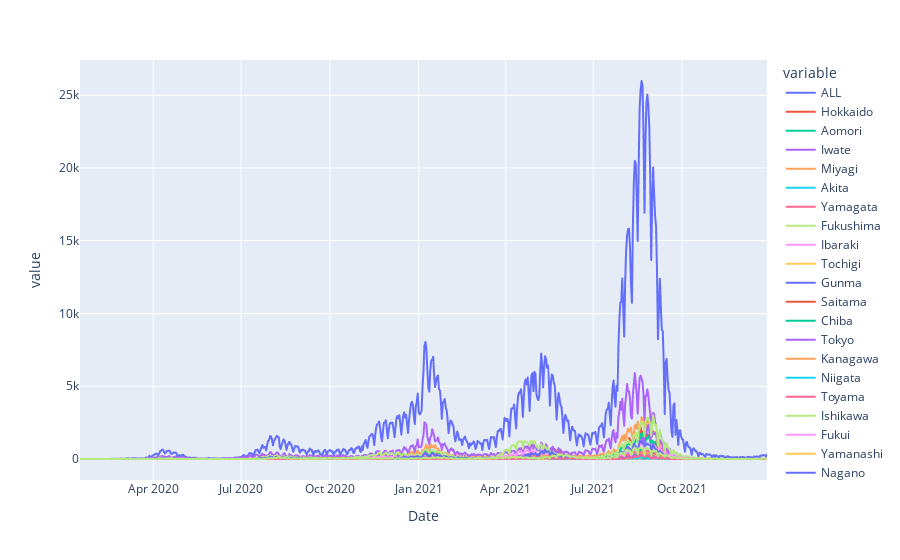

Here is the notebook cell this chart was saved with:
### Code cell
px.line(df, )

### Figure 1 — Plotly figure (JSON) as saved in the notebook; plotly's stock layout.template omitted (floating-point values rounded to 4 significant figures; data arrays with more than 128 entries replaced by an {"elided": "..."} marker saying what was removed)
{"data": [{"hovertemplate": "variable=ALL<br>Date=%{x}<br>value=%{y}<extra></extra>", "legendgroup": "ALL", "line": {"color": "#636efa", "dash": "solid"}, "marker": {"symbol": "circle"}, "mode": "lines", "name": "ALL", "showlegend": true, "type": "scattergl", "x": {"elided": "713 str values"}, "xaxis": "x", "y": {"elided": "713 int values"}, "yaxis": "y"}, {"hovertemplate": "variable=Hokkaido<br>Date=%{x}<br>value=%{y}<extra></extra>", "legendgroup": "Hokkaido", "line": {"color": "#EF553B", "dash": "solid"}, "marker": {"symbol": "circle"}, "mode": "lines", "name": "Hokkaido", "showlegend": true, "type": "scattergl", "x": {"elided": "713 str values"}, "xaxis": "x", "y": {"elided": "713 int values"}, "yaxis": "y"}, {"hovertemplate": "variable=Aomori<br>Date=%{x}<br>value=%{y}<extra></extra>", "legendgroup": "Aomori", "line": {"color": "#00cc96", "dash": "solid"}, "marker": {"symbol": "circle"}, "mode": "lines", "name": "Aomori", "showlegend": true, "type": "scattergl", "x": {"elided": "713 str values"}, "xaxis": "x", "y": {"elided": "713 int values"}, "yaxis": "y"}, {"hovertemplate": "variable=Iwate<br>Date=%{x}<br>value=%{y}<extra></extra>", "legendgroup": "Iwate", "line": {"color": "#ab63fa", "dash": "solid"}, "marker": {"symbol": "circle"}, "mode": "lines", "name": "Iwate", "showlegend": true, "type": "scattergl", "x": {"elided": "713 str values"}, "xaxis": "x", "y": {"elided": "713 int values"}, "yaxis": "y"}, {"hovertemplate": "variable=Miyagi<br>Date=%{x}<br>value=%{y}<extra></extra>", "legendgroup": "Miyagi", "line": {"color": "#FFA15A", "dash": "solid"}, "marker": {"symbol": "circle"}, "mode": "lines", "name": "Miyagi", "showlegend": true, "type": "scattergl", "x": {"elided": "713 str values"}, "xaxis": "x", "y": {"elided": "713 int values"}, "yaxis": "y"}, {"hovertemplate": "variable=Akita<br>Date=%{x}<br>value=%{y}<extra></extra>", "legendgroup": "Akita", "line": {"color": "#19d3f3", "dash": "solid"}, "marker": {"symbol": "circle"}, "mode": "lines", "name": "Akita", "showlegend": true, "type": "scattergl", "x": {"elided": "713 str values"}, "xaxis": "x", "y": {"elided": "713 int values"}, "yaxis": "y"}, {"hovertemplate": "variable=Yamagata<br>Date=%{x}<br>value=%{y}<extra></extra>", "legendgroup": "Yamagata", "line": {"color": "#FF6692", "dash": "solid"}, "marker": {"symbol": "circle"}, "mode": "lines", "name": "Yamagata", "showlegend": true, "type": "scattergl", "x": {"elided": "713 str values"}, "xaxis": "x", "y": {"elided": "713 int values"}, "yaxis": "y"}, {"hovertemplate": "variable=Fukushima<br>Date=%{x}<br>value=%{y}<extra></extra>", "legendgroup": "Fukushima", "line": {"color": "#B6E880", "dash": "solid"}, "marker": {"symbol": "circle"}, "mode": "lines", "name": "Fukushima", "showlegend": true, "type": "scattergl", "x": {"elided": "713 str values"}, "xaxis": "x", "y": {"elided": "713 int values"}, "yaxis": "y"}, {"hovertemplate": "variable=Ibaraki<br>Date=%{x}<br>value=%{y}<extra></extra>", "legendgroup": "Ibaraki", "line": {"color": "#FF97FF", "dash": "solid"}, "marker": {"symbol": "circle"}, "mode": "lines", "name": "Ibaraki", "showlegend": true, "type": "scattergl", "x": {"elided": "713 str values"}, "xaxis": "x", "y": {"elided": "713 int values"}, "yaxis": "y"}, {"hovertemplate": "variable=Tochigi<br>Date=%{x}<br>value=%{y}<extra></extra>", "legendgroup": "Tochigi", "line": {"color": "#FECB52", "dash": "solid"}, "marker": {"symbol": "circle"}, "mode": "lines", "name": "Tochigi", "showlegend": true, "type": "scattergl", "x": {"elided": "713 str values"}, "xaxis": "x", "y": {"elided": "713 int values"}, "yaxis": "y"}, {"hovertemplate": "variable=Gunma<br>Date=%{x}<br>value=%{y}<extra></extra>", "legendgroup": "Gunma", "line": {"color": "#636efa", "dash": "solid"}, "marker": {"symbol": "circle"}, "mode": "lines", "name": "Gunma", "showlegend": true, "type": "scattergl", "x": {"elided": "713 str values"}, "xaxis": "x", "y": {"elided": "713 int values"}, "yaxis": "y"}, {"hovertemplate": "variable=Saitama<br>Date=%{x}<br>value=%{y}<extra></extra>", "legendgroup": "Saitama", "line": {"color": "#EF553B", "dash": "solid"}, "marker": {"symbol": "circle"}, "mode": "lines", "name": "Saitama", "showlegend": true, "type": "scattergl", "x": {"elided": "713 str values"}, "xaxis": "x", "y": {"elided": "713 int values"}, "yaxis": "y"}, {"hovertemplate": "variable=Chiba<br>Date=%{x}<br>value=%{y}<extra></extra>", "legendgroup": "Chiba", "line": {"color": "#00cc96", "dash": "solid"}, "marker": {"symbol": "circle"}, "mode": "lines", "name": "Chiba", "showlegend": true, "type": "scattergl", "x": {"elided": "713 str values"}, "xaxis": "x", "y": {"elided": "713 int values"}, "yaxis": "y"}, {"hovertemplate": "variable=Tokyo<br>Date=%{x}<br>value=%{y}<extra></extra>", "legendgroup": "Tokyo", "line": {"color": "#ab63fa", "dash": "solid"}, "marker": {"symbol": "circle"}, "mode": "lines", "name": "Tokyo", "showlegend": true, "type": "scattergl", "x": {"elided": "713 str values"}, "xaxis": "x", "y": {"elided": "713 int values"}, "yaxis": "y"}, {"hovertemplate": "variable=Kanagawa<br>Date=%{x}<br>value=%{y}<extra></extra>", "legendgroup": "Kanagawa", "line": {"color": "#FFA15A", "dash": "solid"}, "marker": {"symbol": "circle"}, "mode": "lines", "name": "Kanagawa", "showlegend": true, "type": "scattergl", "x": {"elided": "713 str values"}, "xaxis": "x", "y": {"elided": "713 int values"}, "yaxis": "y"}, {"hovertemplate": "variable=Niigata<br>Date=%{x}<br>value=%{y}<extra></extra>", "legendgroup": "Niigata", "line": {"color": "#19d3f3", "dash": "solid"}, "marker": {"symbol": "circle"}, "mode": "lines", "name": "Niigata", "showlegend": true, "type": "scattergl", "x": {"elided": "713 str values"}, "xaxis": "x", "y": {"elided": "713 int values"}, "yaxis": "y"}, {"hovertemplate": "variable=Toyama<br>Date=%{x}<br>value=%{y}<extra></extra>", "legendgroup": "Toyama", "line": {"color": "#FF6692", "dash": "solid"}, "marker": {"symbol": "circle"}, "mode": "lines", "name": "Toyama", "showlegend": true, "type": "scattergl", "x": {"elided": "713 str values"}, "xaxis": "x", "y": {"elided": "713 int values"}, "yaxis": "y"}, {"hovertemplate": "variable=Ishikawa<br>Date=%{x}<br>value=%{y}<extra></extra>", "legendgroup": "Ishikawa", "line": {"color": "#B6E880", "dash": "solid"}, "marker": {"symbol": "circle"}, "mode": "lines", "name": "Ishikawa", "showlegend": true, "type": "scattergl", "x": {"elided": "713 str values"}, "xaxis": "x", "y": {"elided": "713 int values"}, "yaxis": "y"}, {"hovertemplate": "variable=Fukui<br>Date=%{x}<br>value=%{y}<extra></extra>", "legendgroup": "Fukui", "line": {"color": "#FF97FF", "dash": "solid"}, "marker": {"symbol": "circle"}, "mode": "lines", "name": "Fukui", "showlegend": true, "type": "scattergl", "x": {"elided": "713 str values"}, "xaxis": "x", "y": {"elided": "713 int values"}, "yaxis": "y"}, {"hovertemplate": "variable=Yamanashi<br>Date=%{x}<br>value=%{y}<extra></extra>", "legendgroup": "Yamanashi", "line": {"color": "#FECB52", "dash": "solid"}, "marker": {"symbol": "circle"}, "mode": "lines", "name": "Yamanashi", "showlegend": true, "type": "scattergl", "x": {"elided": "713 str values"}, "xaxis": "x", "y": {"elided": "713 int values"}, "yaxis": "y"}, {"hovertemplate": "variable=Nagano<br>Date=%{x}<br>value=%{y}<extra></extra>", "legendgroup": "Nagano", "line": {"color": "#636efa", "dash": "solid"}, "marker": {"symbol": "circle"}, "mode": "lines", "name": "Nagano", "showlegend": true, "type": "scattergl", "x": {"elided": "713 str values"}, "xaxis": "x", "y": {"elided": "713 int values"}, "yaxis": "y"}, {"hovertemplate": "variable=Gifu<br>Date=%{x}<br>value=%{y}<extra></extra>", "legendgroup": "Gifu", "line": {"color": "#EF553B", "dash": "solid"}, "marker": {"symbol": "circle"}, "mode": "lines", "name": "Gifu", "showlegend": true, "type": "scattergl", "x": {"elided": "713 str values"}, "xaxis": "x", "y": {"elided": "713 int values"}, "yaxis": "y"}, {"hovertemplate": "variable=Shizuoka<br>Date=%{x}<br>value=%{y}<extra></extra>", "legendgroup": "Shizuoka", "line": {"color": "#00cc96", "dash": "solid"}, "marker": {"symbol": "circle"}, "mode": "lines", "name": "Shizuoka", "showlegend": true, "type": "scattergl", "x": {"elided": "713 str values"}, "xaxis": "x", "y": {"elided": "713 int values"}, "yaxis": "y"}, {"hovertemplate": "variable=Aichi<br>Date=%{x}<br>value=%{y}<extra></extra>", "legendgroup": "Aichi", "line": {"color": "#ab63fa", "dash": "solid"}, "marker": {"symbol": "circle"}, "mode": "lines", "name": "Aichi", "showlegend": true, "type": "scattergl", "x": {"elided": "713 str values"}, "xaxis": "x", "y": {"elided": "713 int values"}, "yaxis": "y"}, {"hovertemplate": "variable=Mie<br>Date=%{x}<br>value=%{y}<extra></extra>", "legendgroup": "Mie", "line": {"color": "#FFA15A", "dash": "solid"}, "marker": {"symbol": "circle"}, "mode": "lines", "name": "Mie", "showlegend": true, "type": "scattergl", "x": {"elided": "713 str values"}, "xaxis": "x", "y": {"elided": "713 int values"}, "yaxis": "y"}, {"hovertemplate": "variable=Shiga<br>Date=%{x}<br>value=%{y}<extra></extra>", "legendgroup": "Shiga", "line": {"color": "#19d3f3", "dash": "solid"}, "marker": {"symbol": "circle"}, "mode": "lines", "name": "Shiga", "showlegend": true, "type": "scattergl", "x": {"elided": "713 str values"}, "xaxis": "x", "y": {"elided": "713 int values"}, "yaxis": "y"}, {"hovertemplate": "variable=Kyoto<br>Date=%{x}<br>value=%{y}<extra></extra>", "legendgroup": "Kyoto", "line": {"color": "#FF6692", "dash": "solid"}, "marker": {"symbol": "circle"}, "mode": "lines", "name": "Kyoto", "showlegend": true, "type": "scattergl", "x": {"elided": "713 str values"}, "xaxis": "x", "y": {"elided": "713 int values"}, "yaxis": "y"}, {"hovertemplate": "variable=Osaka<br>Date=%{x}<br>value=%{y}<extra></extra>", "legendgroup": "Osaka", "line": {"color": "#B6E880", "dash": "solid"}, "marker": {"symbol": "circle"}, "mode": "lines", "name": "Osaka", "showlegend": true, "type": "scattergl", "x": {"elided": "713 str values"}, "xaxis": "x", "y": {"elided": "713 int values"}, "yaxis": "y"}, {"hovertemplate": "variable=Hyogo<br>Date=%{x}<br>value=%{y}<extra></extra>", "legendgroup": "Hyogo", "line": {"color": "#FF97FF", "dash": "solid"}, "marker": {"symbol": "circle"}, "mode": "lines", "name": "Hyogo", "showlegend": true, "type": "scattergl", "x": {"elided": "713 str values"}, "xaxis": "x", "y": {"elided": "713 int values"}, "yaxis": "y"}, {"hovertemplate": "variable=Nara<br>Date=%{x}<br>value=%{y}<extra></extra>", "legendgroup": "Nara", "line": {"color": "#FECB52", "dash": "solid"}, "marker": {"symbol": "circle"}, "mode": "lines", "name": "Nara", "showlegend": true, "type": "scattergl", "x": {"elided": "713 str values"}, "xaxis": "x", "y": {"elided": "713 int values"}, "yaxis": "y"}, {"hovertemplate": "variable=Wakayama<br>Date=%{x}<br>value=%{y}<extra></extra>", "legendgroup": "Wakayama", "line": {"color": "#636efa", "dash": "solid"}, "marker": {"symbol": "circle"}, "mode": "lines", "name": "Wakayama", "showlegend": true, "type": "scattergl", "x": {"elided": "713 str values"}, "xaxis": "x", "y": {"elided": "713 int values"}, "yaxis": "y"}, {"hovertemplate": "variable=Tottori<br>Date=%{x}<br>value=%{y}<extra></extra>", "legendgroup": "Tottori", "line": {"color": "#EF553B", "dash": "solid"}, "marker": {"symbol": "circle"}, "mode": "lines", "name": "Tottori", "showlegend": true, "type": "scattergl", "x": {"elided": "713 str values"}, "xaxis": "x", "y": {"elided": "713 int values"}, "yaxis": "y"}, {"hovertemplate": "variable=Shimane<br>Date=%{x}<br>value=%{y}<extra></extra>", "legendgroup": "Shimane", "line": {"color": "#00cc96", "dash": "solid"}, "marker": {"symbol": "circle"}, "mode": "lines", "name": "Shimane", "showlegend": true, "type": "scattergl", "x": {"elided": "713 str values"}, "xaxis": "x", "y": {"elided": "713 int values"}, "yaxis": "y"}, {"hovertemplate": "variable=Okayama<br>Date=%{x}<br>value=%{y}<extra></extra>", "legendgroup": "Okayama", "line": {"color": "#ab63fa", "dash": "solid"}, "marker": {"symbol": "circle"}, "mode": "lines", "name": "Okayama", "showlegend": true, "type": "scattergl", "x": {"elided": "713 str values"}, "xaxis": "x", "y": {"elided": "713 int values"}, "yaxis": "y"}, {"hovertemplate": "variable=Hiroshima<br>Date=%{x}<br>value=%{y}<extra></extra>", "legendgroup": "Hiroshima", "line": {"color": "#FFA15A", "dash": "solid"}, "marker": {"symbol": "circle"}, "mode": "lines", "name": "Hiroshima", "showlegend": true, "type": "scattergl", "x": {"elided": "713 str values"}, "xaxis": "x", "y": {"elided": "713 int values"}, "yaxis": "y"}, {"hovertemplate": "variable=Yamaguchi<br>Date=%{x}<br>value=%{y}<extra></extra>", "legendgroup": "Yamaguchi", "line": {"color": "#19d3f3", "dash": "solid"}, "marker": {"symbol": "circle"}, "mode": "lines", "name": "Yamaguchi", "showlegend": true, "type": "scattergl", "x": {"elided": "713 str values"}, "xaxis": "x", "y": {"elided": "713 int values"}, "yaxis": "y"}, {"hovertemplate": "variable=Tokushima<br>Date=%{x}<br>value=%{y}<extra></extra>", "legendgroup": "Tokushima", "line": {"color": "#FF6692", "dash": "solid"}, "marker": {"symbol": "circle"}, "mode": "lines", "name": "Tokushima", "showlegend": true, "type": "scattergl", "x": {"elided": "713 str values"}, "xaxis": "x", "y": {"elided": "713 int values"}, "yaxis": "y"}, {"hovertemplate": "variable=Kagawa<br>Date=%{x}<br>value=%{y}<extra></extra>", "legendgroup": "Kagawa", "line": {"color": "#B6E880", "dash": "solid"}, "marker": {"symbol": "circle"}, "mode": "lines", "name": "Kagawa", "showlegend": true, "type": "scattergl", "x": {"elided": "713 str values"}, "xaxis": "x", "y": {"elided": "713 int values"}, "yaxis": "y"}, {"hovertemplate": "variable=Ehime<br>Date=%{x}<br>value=%{y}<extra></extra>", "legendgroup": "Ehime", "line": {"color": "#FF97FF", "dash": "solid"}, "marker": {"symbol": "circle"}, "mode": "lines", "name": "Ehime", "showlegend": true, "type": "scattergl", "x": {"elided": "713 str values"}, "xaxis": "x", "y": {"elided": "713 int values"}, "yaxis": "y"}, {"hovertemplate": "variable=Kochi<br>Date=%{x}<br>value=%{y}<extra></extra>", "legendgroup": "Kochi", "line": {"color": "#FECB52", "dash": "solid"}, "marker": {"symbol": "circle"}, "mode": "lines", "name": "Kochi", "showlegend": true, "type": "scattergl", "x": {"elided": "713 str values"}, "xaxis": "x", "y": {"elided": "713 int values"}, "yaxis": "y"}, {"hovertemplate": "variable=Fukuoka<br>Date=%{x}<br>value=%{y}<extra></extra>", "legendgroup": "Fukuoka", "line": {"color": "#636efa", "dash": "solid"}, "marker": {"symbol": "circle"}, "mode": "lines", "name": "Fukuoka", "showlegend": true, "type": "scattergl", "x": {"elided": "713 str values"}, "xaxis": "x", "y": {"elided": "713 int values"}, "yaxis": "y"}, {"hovertemplate": "variable=Saga<br>Date=%{x}<br>value=%{y}<extra></extra>", "legendgroup": "Saga", "line": {"color": "#EF553B", "dash": "solid"}, "marker": {"symbol": "circle"}, "mode": "lines", "name": "Saga", "showlegend": true, "type": "scattergl", "x": {"elided": "713 str values"}, "xaxis": "x", "y": {"elided": "713 int values"}, "yaxis": "y"}, {"hovertemplate": "variable=Nagasaki<br>Date=%{x}<br>value=%{y}<extra></extra>", "legendgroup": "Nagasaki", "line": {"color": "#00cc96", "dash": "solid"}, "marker": {"symbol": "circle"}, "mode": "lines", "name": "Nagasaki", "showlegend": true, "type": "scattergl", "x": {"elided": "713 str values"}, "xaxis": "x", "y": {"elided": "713 int values"}, "yaxis": "y"}, {"hovertemplate": "variable=Kumamoto<br>Date=%{x}<br>value=%{y}<extra></extra>", "legendgroup": "Kumamoto", "line": {"color": "#ab63fa", "dash": "solid"}, "marker": {"symbol": "circle"}, "mode": "lines", "name": "Kumamoto", "showlegend": true, "type": "scattergl", "x": {"elided": "713 str values"}, "xaxis": "x", "y": {"elided": "713 int values"}, "yaxis": "y"}, {"hovertemplate": "variable=Oita<br>Date=%{x}<br>value=%{y}<extra></extra>", "legendgroup": "Oita", "line": {"color": "#FFA15A", "dash": "solid"}, "marker": {"symbol": "circle"}, "mode": "lines", "name": "Oita", "showlegend": true, "type": "scattergl", "x": {"elided": "713 str values"}, "xaxis": "x", "y": {"elided": "713 int values"}, "yaxis": "y"}, {"hovertemplate": "variable=Miyazaki<br>Date=%{x}<br>value=%{y}<extra></extra>", "legendgroup": "Miyazaki", "line": {"color": "#19d3f3", "dash": "solid"}, "marker": {"symbol": "circle"}, "mode": "lines", "name": "Miyazaki", "showlegend": true, "type": "scattergl", "x": {"elided": "713 str values"}, "xaxis": "x", "y": {"elided": "713 int values"}, "yaxis": "y"}, {"hovertemplate": "variable=Kagoshima<br>Date=%{x}<br>value=%{y}<extra></extra>", "legendgroup": "Kagoshima", "line": {"color": "#FF6692", "dash": "solid"}, "marker": {"symbol": "circle"}, "mode": "lines", "name": "Kagoshima", "showlegend": true, "type": "scattergl", "x": {"elided": "713 str values"}, "xaxis": "x", "y": {"elided": "713 int values"}, "yaxis": "y"}, {"hovertemplate": "variable=Okinawa<br>Date=%{x}<br>value=%{y}<extra></extra>", "legendgroup": "Okinawa", "line": {"color": "#B6E880", "dash": "solid"}, "marker": {"symbol": "circle"}, "mode": "lines", "name": "Okinawa", "showlegend": true, "type": "scattergl", "x": {"elided": "713 str values"}, "xaxis": "x", "y": {"elided": "713 int values"}, "yaxis": "y"}], "layout": {"autosize": true, "legend": {"title": {"text": "variable"}, "tracegroupgap": 0}, "margin": {"t": 60}, "xaxis": {"anchor": "y", "autorange": true, "domain": [0, 1], "range": ["2020-01-16", "2021-12-28"], "title": {"text": "Date"}, "type": "date"}, "yaxis": {"anchor": "x", "autorange": true, "domain": [0, 1], "range": [-1443.0, 27420.0], "title": {"text": "value"}, "type": "linear"}}}
